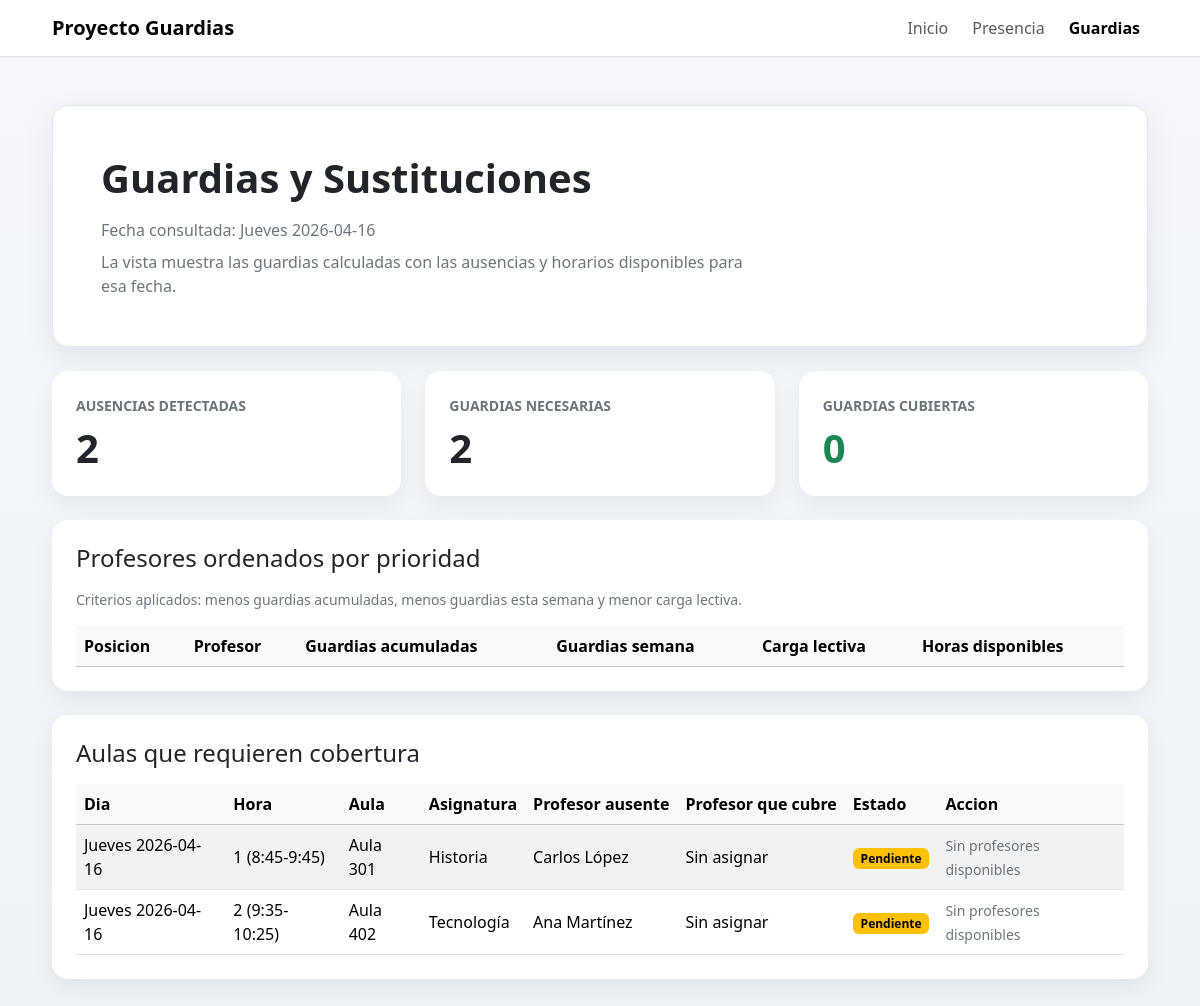
Screenshot of /guardias with the database file from the repository.
### tables this page shows
CREATE TABLE horarios (
    id INTEGER PRIMARY KEY AUTOINCREMENT,
    profesor_id INTEGER,
    dia TEXT,              -- ej: 'Lunes'
    hora INTEGER,          -- ej: 1,2,3...
    aula TEXT,
    asignatura TEXT,
    FOREIGN KEY (profesor_id) REFERENCES profesores(id)
);

CREATE TABLE profesores (
    id INTEGER PRIMARY KEY AUTOINCREMENT,
    nombre TEXT NOT NULL,
    rfid TEXT,
    huella_id TEXT,
    face_id TEXT,
    activo INTEGER DEFAULT 1,
    guardias_acumuladas INTEGER DEFAULT 0,
    guardias_semana INTEGER DEFAULT 0
);

### app.py (the view)
@app.route("/guardias")
def vista_guardias():
    fecha = request.args.get("fecha")
    try:
        datos_guardias = obtener_datos_guardias(dia=fecha)
    except ValueError:
        flash("Fecha no válida", "error")
        return redirect(url_for("vista_guardias"))
    return render_template("guardias.html", datos=datos_guardias)

### app.py (called while the page is built, shortened)
def _obtener_db_path():
    return app.config.get("DB_PATH", "ies.db")

def _obtener_ahora():
    return datetime.now()

def _obtener_fecha_consulta(valor_fecha=None, ahora=None):
    ahora = ahora or _obtener_ahora()
    if not valor_fecha:
        return ahora.strftime("%Y-%m-%d")
    return datetime.strptime(valor_fecha, "%Y-%m-%d").strftime("%Y-%m-%d")

def _describir_fecha(fecha):
    fecha_dt = datetime.strptime(fecha, "%Y-%m-%d")
    dias = ["Lunes", "Martes", "Miércoles", "Jueves", "Viernes", "Sábado", "Domingo"]
    return f"{dias[fecha_dt.weekday()]} {fecha}"

def _obtener_nombre_profesor(db_manager, profesor_id):
    if profesor_id is None:
        return "Sin asignar"
    profesor = db_manager.get_profesor_by_id(profesor_id)
    return profesor.nombre if profesor else f"Profesor {profesor_id}"

def _agrupar_candidatos_por_hora(ranking_profesores):
    candidatos_por_hora = {}
    return candidatos_por_hora

def _agrupar_ranking_por_profesor(ranking_profesores):
    ranking_agrupado = []
    profesores_por_id = {}
    for posicion, profesor in enumerate(ranking_agrupado, start=1):
        profesor["posicion"] = posicion
        profesor["horas_disponibles"].sort()
        profesor["horas_disponibles_texto"] = describir_horas(profesor["horas_disponibles"])
    return ranking_agrupado

### config.py (called while the page is built)
def describir_hora(hora):
	tramo = TRAMOS_HORARIOS.get(hora)
	if tramo is None:
		return str(hora)
	return f"{hora} ({tramo})"

### modules/db/db_manager.py (called while the page is built)
    def get_connection(self):
        return sqlite3.connect(self.db_path)

    def get_profesores(self):
        conn = self.get_connection()
        cursor = conn.cursor()
        cursor.execute("SELECT * FROM profesores WHERE activo = 1")
        rows = cursor.fetchall()
        conn.close()
        return [Profesor(*row) for row in rows]

    def get_profesor_by_id(self, profesor_id):
        conn = self.get_connection()
        cursor = conn.cursor()
        cursor.execute("SELECT * FROM profesores WHERE id = ?", (profesor_id,))
        row = cursor.fetchone()
        conn.close()
        return Profesor(*row) if row else None

    def get_horarios_by_dia(self, dia):
        conn = self.get_connection()
        cursor = conn.cursor()
        cursor.execute("SELECT * FROM horarios WHERE dia = ?", (dia,))
        rows = cursor.fetchall()
        conn.close()
        return [Horario(*row) for row in rows]

    def get_ultima_fecha_con_ausencias(self):
        fechas = self.get_fechas_con_ausencias()
        return fechas[0] if fechas else None

### templates/guardias.html (shortened to what this page needs)
<!DOCTYPE html>
<html lang="es">
<head>
    <link href="https://cdn.jsdelivr.net/npm/bootstrap@5.3.3/dist/css/bootstrap.min.css" rel="stylesheet">
</head>
<body>
    <nav class="navbar navbar-expand-lg bg-white border-bottom sticky-top">
        <div class="container app-shell">
            <a class="navbar-brand fw-semibold" href="{{ url_for('index') }}">Proyecto Guardias</a>
            <div class="collapse navbar-collapse" id="mainNav">
                <div class="navbar-nav ms-auto gap-lg-2">
                    <a class="nav-link" href="{{ url_for('index') }}">Inicio</a>
                    <a class="nav-link" href="{{ url_for('vista_presencia') }}">Presencia</a>
                    <a class="nav-link active fw-semibold" href="{{ url_for('vista_guardias') }}">Guardias</a>
                </div>
            </div>
        </div>
    </nav>
    <main class="container app-shell py-4 py-lg-5">
        <section class="page-hero p-4 p-lg-5 mb-4">
            <div class="row g-4 align-items-center">
                <div class="col-lg-8">
                    <h1 class="display-6 fw-semibold mb-3">Guardias y Sustituciones</h1>
                    <p class="text-secondary mb-2">Fecha consultada: {{ datos.fecha_texto }}</p>
                    <p class="mb-0 text-secondary">La vista muestra las guardias calculadas con las ausencias y horarios disponibles para esa fecha.</p>
                </div>
            </div>
        </section>
        <section class="row g-4 mb-4">
            <div class="col-md-4">
                <div class="card stat-card h-100">
                    <div class="card-body p-4">
                        <p class="text-secondary text-uppercase small fw-semibold mb-2">Ausencias detectadas</p>
                        <div class="display-6 fw-semibold">{{ datos.resumen.ausencias_detectadas }}</div>
                    </div>
                </div>
            </div>
            <div class="col-md-4">
                <div class="card stat-card h-100">
                    <div class="card-body p-4">
                        <p class="text-secondary text-uppercase small fw-semibold mb-2">Guardias necesarias</p>
                        <div class="display-6 fw-semibold">{{ datos.resumen.guardias_necesarias }}</div>
                    </div>
                </div>
            </div>
            <div class="col-md-4">
                <div class="card stat-card h-100">
                    <div class="card-body p-4">
                        <p class="text-secondary text-uppercase small fw-semibold mb-2">Guardias cubiertas</p>
                        <div class="display-6 fw-semibold text-success">{{ datos.resumen.guardias_cubiertas }}</div>
                    </div>
                </div>
            </div>
        </section>
        <section class="card stat-card mb-4">
            <div class="card-body p-4">
                <h2 class="h4 mb-3">Profesores ordenados por prioridad</h2>
                <p class="text-secondary small mb-3">Criterios aplicados: menos guardias acumuladas, menos guardias esta semana y menor carga lectiva.</p>
                <div class="table-responsive">
                    <table class="table table-hover align-middle mb-0">
                        <thead class="table-light">
                            <tr>
                                <th>Posicion</th>
                                <th>Profesor</th>
                                <th>Guardias acumuladas</th>
                                <th>Guardias semana</th>
                                <th>Carga lectiva</th>
                                <th>Horas disponibles</th>
                            </tr>
                        </thead>
                    </table>
                </div>
            </div>
        </section>
        <section class="card stat-card">
            <div class="card-body p-4">
                <h2 class="h4 mb-3">Aulas que requieren cobertura</h2>
                <div class="table-responsive">
                    <table class="table table-striped align-middle mb-0">
                        <thead class="table-light">
                            <tr>
                                <th>Dia</th>
                                <th>Hora</th>
                                <th>Aula</th>
                                <th>Asignatura</th>
                                <th>Profesor ausente</th>
                                <th>Profesor que cubre</th>
                                <th>Estado</th>
                                <th>Accion</th>
                            </tr>
                        </thead>
                        <tbody>
                            {% for guardia in datos.guardias %}
                            <tr>
                                <td>{{ datos.fecha_texto }}</td>
                                <td>{{ guardia.hora_texto }}</td>
                                <td>{{ guardia.aula }}</td>
                                <td>{{ guardia.asignatura }}</td>
                                <td>{{ guardia.profesor_ausente }}</td>
                                <td>{{ guardia.profesor_asignado }}</td>
                                <td>
                                    <span class="badge {{ 'text-bg-primary' if guardia.registrada else 'text-bg-warning' }}">
                                        {{ guardia.estado }}
                                    </span>
                                </td>
                                <td>
                                    {% if not guardia.registrada and guardia.candidatos %}
                                    <form method="post" action="{{ url_for('registrar_guardia') }}" class="d-flex gap-2 align-items-center">
                                        <input type="hidden" name="dia" value="{{ guardia.dia }}">
                                        <input type="hidden" name="hora" value="{{ guardia.hora }}">
                                        <input type="hidden" name="aula" value="{{ guardia.aula }}">
                                        <select name="profesor_asignado" class="form-select form-select-sm" aria-label="Seleccionar profesor para la guardia">
                                            {% for candidato in guardia.candidatos %}
                                            <option value="{{ candidato.id }}">{{ candidato.nombre }}</option>
                                            {% endfor %}
                                        </select>
                                        <button type="submit" class="btn btn-sm btn-outline-primary">Registrar guardia</button>
                                    </form>
                                    {% elif not guardia.registrada %}
                                    <span class="text-secondary small">Sin profesores disponibles</span>
                                    {% else %}
                                    <span class="text-secondary small">Sin accion disponible</span>
                                    {% endif %}
                                </td>
                            </tr>
                            {% endfor %}
                        </tbody>
                    </table>
                </div>
            </div>
        </section>
    </main>
</body>
</html>

### templates/guardias.html (style rules this page uses)
body { background: linear-gradient(180deg, #f5f7fb 0%, #eef3f8 100%); min-height: 100vh; }
.app-shell { max-width: 1120px; }
.page-hero { background: #ffffff; border: 1px solid #dfe7f1; border-radius: 1rem; box-shadow: 0 10px 30px rgba(31, 41, 55, 0.08); }
.stat-card { border: 0; border-radius: 1rem; box-shadow: 0 10px 24px rgba(15, 23, 42, 0.06); }
.table thead th { white-space: nowrap; }

### rows the page displays
horarios: aula "Aula 301", asignatura "Historia"
profesores: profesor_ausente "Carlos López"
horarios: aula "Aula 402", asignatura "Tecnología"
profesores: profesor_ausente "Ana Martínez"

### other values shown
{{ datos.fecha_texto }} "Jueves 2026-04-16"
{{ datos.resumen.ausencias_detectadas }} "2"
{{ datos.resumen.guardias_necesarias }} "2"
{{ datos.resumen.guardias_cubiertas }} "0"
{{ datos.fecha_texto }} "Jueves 2026-04-16" "Jueves 2026-04-16"
{{ guardia.hora_texto }} "1 (8:45-9:45)" "2 (9:35-10:25)"
{{ guardia.profesor_asignado }} "Sin asignar" "Sin asignar"
{{ guardia.estado }} "Pendiente" "Pendiente"
